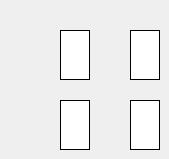
   <widget class="QWidget" name="tab_2">
    <attribute name="title">
     <string/>
    </attribute>
    <widget class="QGraphicsView" name="graphicsView">
     <property name="geometry">
      <rect>
       <x>60</x>
       <y>30</y>
       <width>30</width>
       <height>50</height>
      </rect>
     </property>
     <property name="sizePolicy">
      <sizepolicy hsizetype="Fixed" vsizetype="Fixed">
       <horstretch>0</horstretch>
       <verstretch>0</verstretch>
      </sizepolicy>
     </property>
     <property name="maximumSize">
      <size>
       <width>30</width>
       <height>50</height>
      </size>
     </property>
     <property name="frameShape">
      <enum>QFrame::Box</enum>
     </property>
     <property name="frameShadow">
      <enum>QFrame::Plain</enum>
     </property>
     <property name="lineWidth">
      <number>1</number>
     </property>
     <property name="verticalScrollBarPolicy">
      <enum>Qt::ScrollBarAlwaysOff</enum>
     </property>
     <property name="horizontalScrollBarPolicy">
      <enum>Qt::ScrollBarAlwaysOff</enum>
     </property>
     <property name="alignment">
      <set>Qt::AlignLeading|Qt::AlignLeft|Qt::AlignVCenter</set>
     </property>
    </widget>
    <widget class="QGraphicsView" name="graphicsView_2">
     <property name="geometry">
      <rect>
       <x>130</x>
       <y>30</y>
       <width>30</width>
       <height>50</height>
      </rect>
     </property>
     <property name="sizePolicy">
      <sizepolicy hsizetype="Fixed" vsizetype="Fixed">
       <horstretch>0</horstretch>
       <verstretch>0</verstretch>
      </sizepolicy>
     </property>
     <property name="maximumSize">
      <size>
       <width>30</width>
       <height>50</height>
      </size>
     </property>
     <property name="frameShape">
      <enum>QFrame::Box</enum>
     </property>
     <property name="frameShadow">
      <enum>QFrame::Plain</enum>
     </property>
     <property name="lineWidth">
      <number>1</number>
     </property>
     <property name="verticalScrollBarPolicy">
      <enum>Qt::ScrollBarAlwaysOff</enum>
     </property>
     <property name="horizontalScrollBarPolicy">
      <enum>Qt::ScrollBarAlwaysOff</enum>
     </property>
     <property name="alignment">
      <set>Qt::AlignLeading|Qt::AlignLeft|Qt::AlignVCenter</set>
     </property>
    </widget>
    <widget class="QGraphicsView" name="graphicsView_3">
     <property name="geometry">
      <rect>
       <x>60</x>
       <y>100</y>
       <width>30</width>
       <height>50</height>
      </rect>
     </property>
     <property name="sizePolicy">
      <sizepolicy hsizetype="Fixed" vsizetype="Fixed">
       <horstretch>0</horstretch>
       <verstretch>0</verstretch>
      </sizepolicy>
     </property>
     <property name="maximumSize">
      <size>
       <width>30</width>
       <height>50</height>
      </size>
     </property>
     <property name="frameShape">
      <enum>QFrame::Box</enum>
     </property>
     <property name="frameShadow">
      <enum>QFrame::Plain</enum>
     </property>
     <property name="lineWidth">
      <number>1</number>
     </property>
     <property name="verticalScrollBarPolicy">
      <enum>Qt::ScrollBarAlwaysOff</enum>
     </property>
     <property name="horizontalScrollBarPolicy">
      <enum>Qt::ScrollBarAlwaysOff</enum>
     </property>
     <property name="alignment">
      <set>Qt::AlignLeading|Qt::AlignLeft|Qt::AlignVCenter</set>
     </property>
    </widget>
    <widget class="QGraphicsView" name="graphicsView_4">
     <property name="geometry">
      <rect>
       <x>130</x>
       <y>100</y>
       <width>30</width>
       <height>50</height>
      </rect>
     </property>
     <property name="sizePolicy">
      <sizepolicy hsizetype="Fixed" vsizetype="Fixed">
       <horstretch>0</horstretch>
       <verstretch>0</verstretch>
      </sizepolicy>
     </property>
     <property name="maximumSize">
      <size>
       <width>30</width>
       <height>50</height>
      </size>
     </property>
     <property name="frameShape">
      <enum>QFrame::Box</enum>
     </property>
     <property name="frameShadow">
      <enum>QFrame::Plain</enum>
     </property>
     <property name="lineWidth">
      <number>1</number>
     </property>
     <property name="verticalScrollBarPolicy">
      <enum>Qt::ScrollBarAlwaysOff</enum>
     </property>
     <property name="horizontalScrollBarPolicy">
      <enum>Qt::ScrollBarAlwaysOff</enum>
     </property>
     <property name="alignment">
      <set>Qt::AlignLeading|Qt::AlignLeft|Qt::AlignVCenter</set>
     </property>
    </widget>
   </widget>
